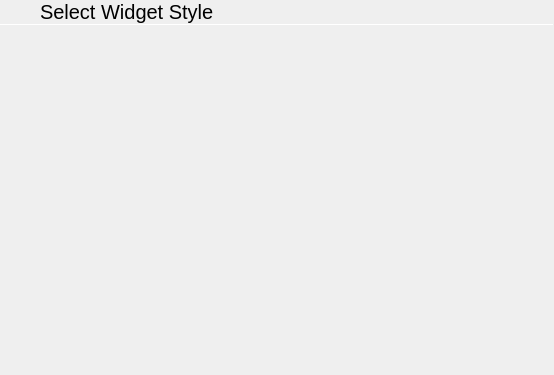
<?xml version="1.0" encoding="UTF-8"?>
<ui version="4.0">
 <class>WidgetStylePane</class>
 <widget class="QWidget" name="WidgetStylePane">
  <property name="geometry">
   <rect>
    <x>0</x>
    <y>0</y>
    <width>554</width>
    <height>375</height>
   </rect>
  </property>
  <property name="windowTitle">
   <string>Form</string>
  </property>
  <layout class="QVBoxLayout" name="verticalLayout">
   <property name="spacing">
    <number>0</number>
   </property>
   <property name="leftMargin">
    <number>0</number>
   </property>
   <property name="topMargin">
    <number>0</number>
   </property>
   <property name="rightMargin">
    <number>0</number>
   </property>
   <property name="bottomMargin">
    <number>0</number>
   </property>
   <item>
    <layout class="QHBoxLayout" name="horizontalLayout">
     <property name="spacing">
      <number>0</number>
     </property>
     <item>
      <widget class="QPushButton" name="backButton">
       <property name="sizePolicy">
        <sizepolicy hsizetype="Preferred" vsizetype="Preferred">
         <horstretch>0</horstretch>
         <verstretch>0</verstretch>
        </sizepolicy>
       </property>
       <property name="text">
        <string/>
       </property>
       <property name="icon">
        <iconset theme="go-previous">
         <normaloff>../../PulseaudioPane</normaloff>../../PulseaudioPane</iconset>
       </property>
       <property name="flat">
        <bool>true</bool>
       </property>
      </widget>
     </item>
     <item>
      <widget class="QLabel" name="label">
       <property name="sizePolicy">
        <sizepolicy hsizetype="Expanding" vsizetype="Preferred">
         <horstretch>0</horstretch>
         <verstretch>0</verstretch>
        </sizepolicy>
       </property>
       <property name="font">
        <font>
         <pointsize>15</pointsize>
        </font>
       </property>
       <property name="text">
        <string>Select Widget Style</string>
       </property>
       <property name="margin">
        <number>9</number>
       </property>
      </widget>
     </item>
    </layout>
   </item>
   <item>
    <widget class="Line" name="line">
     <property name="maximumSize">
      <size>
       <width>16777215</width>
       <height>1</height>
      </size>
     </property>
     <property name="orientation">
      <enum>Qt::Horizontal</enum>
     </property>
    </widget>
   </item>
   <item>
    <widget class="QScrollArea" name="scrollArea">
     <property name="frameShape">
      <enum>QFrame::NoFrame</enum>
     </property>
     <property name="widgetResizable">
      <bool>true</bool>
     </property>
     <widget class="QWidget" name="scrollAreaWidgetContents">
      <property name="geometry">
       <rect>
        <x>0</x>
        <y>0</y>
        <width>554</width>
        <height>330</height>
       </rect>
      </property>
      <layout class="QVBoxLayout" name="stylesLayout"/>
     </widget>
    </widget>
   </item>
  </layout>
 </widget>
 <resources/>
 <connections/>
</ui>
